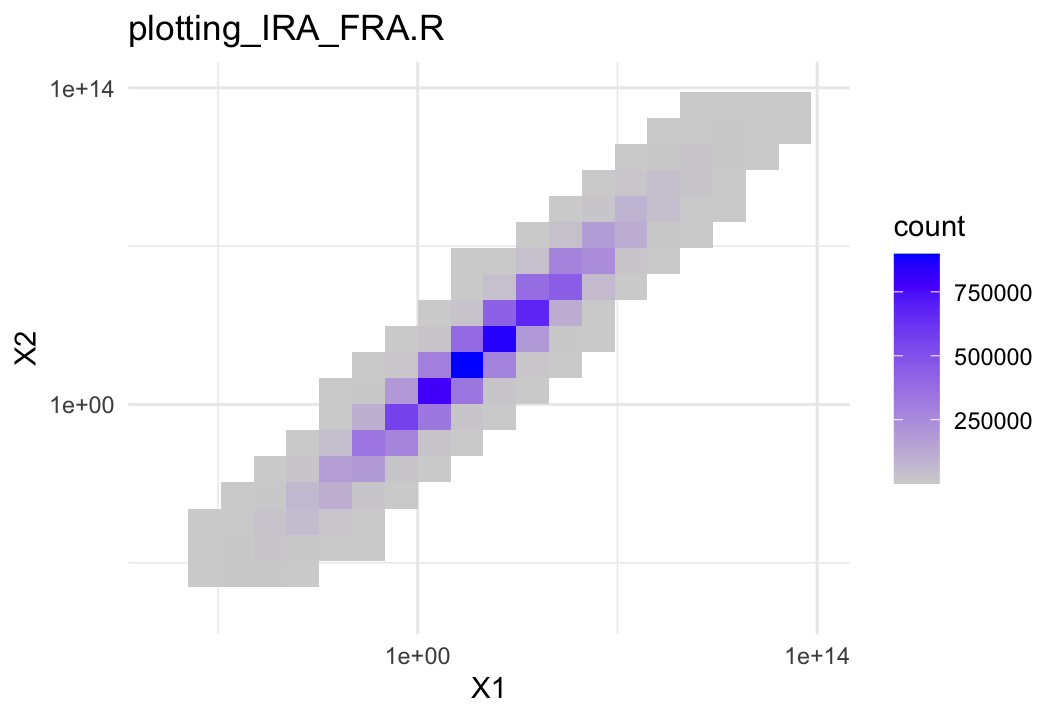

Recreate this plot in R.
# Load required libraries
library(MASS)   # for generating multivariate normal distribution
library(ggplot2) # for plotting

generate_bivariate_lognormal <- function(n, mu1, mu2, sd1, sd2, rho) {
  # Generate correlated multivariate normal data
  Sigma <- matrix(c(sd1^2, rho * sd1 * sd2, rho * sd1 * sd2, sd2^2), nrow = 2, ncol = 2)
  Mu <- c(mu1, mu2)
  X <- mvrnorm(n, Mu, Sigma)
  
  # Transform to lognormal space
  X1 <- exp(X[,1])
  X2 <- exp(X[,2])
  
  return(data.frame(X1 = X1, X2 = X2))
}

# Parameters for the distribution (using logged parameters)
n <- 10000000
logmu1 <- 4.70915535794278  # log(mu1)
logmu2 <- 4.875076242644642  # log(mu2)
logsd1 <- 6.234717665387251  # log(sd1)
logsd2 <- 6.957650566833429  # log(sd2)
rho <- 0.9735646160233167

# Generate data
df <- generate_bivariate_lognormal(n, logmu1, logmu2, logsd1, logsd2, rho)


ggplot(df, aes(x = X1, y = X2)) + geom_bin2d(bins = 20) +  scale_fill_gradientn(colours = c("lightgrey", "blue")) +  labs(x = "X1", y = "X2", title = "plotting_IRA_FRA.R") + theme_minimal() + scale_x_continuous(trans = "log10", limits = c(1e-9, 1e14), breaks = c(1e0, 1e14)) + scale_y_continuous(trans = "log10", limits = c(1e-9, 1e14), breaks = c( 1e0, 1e14))
